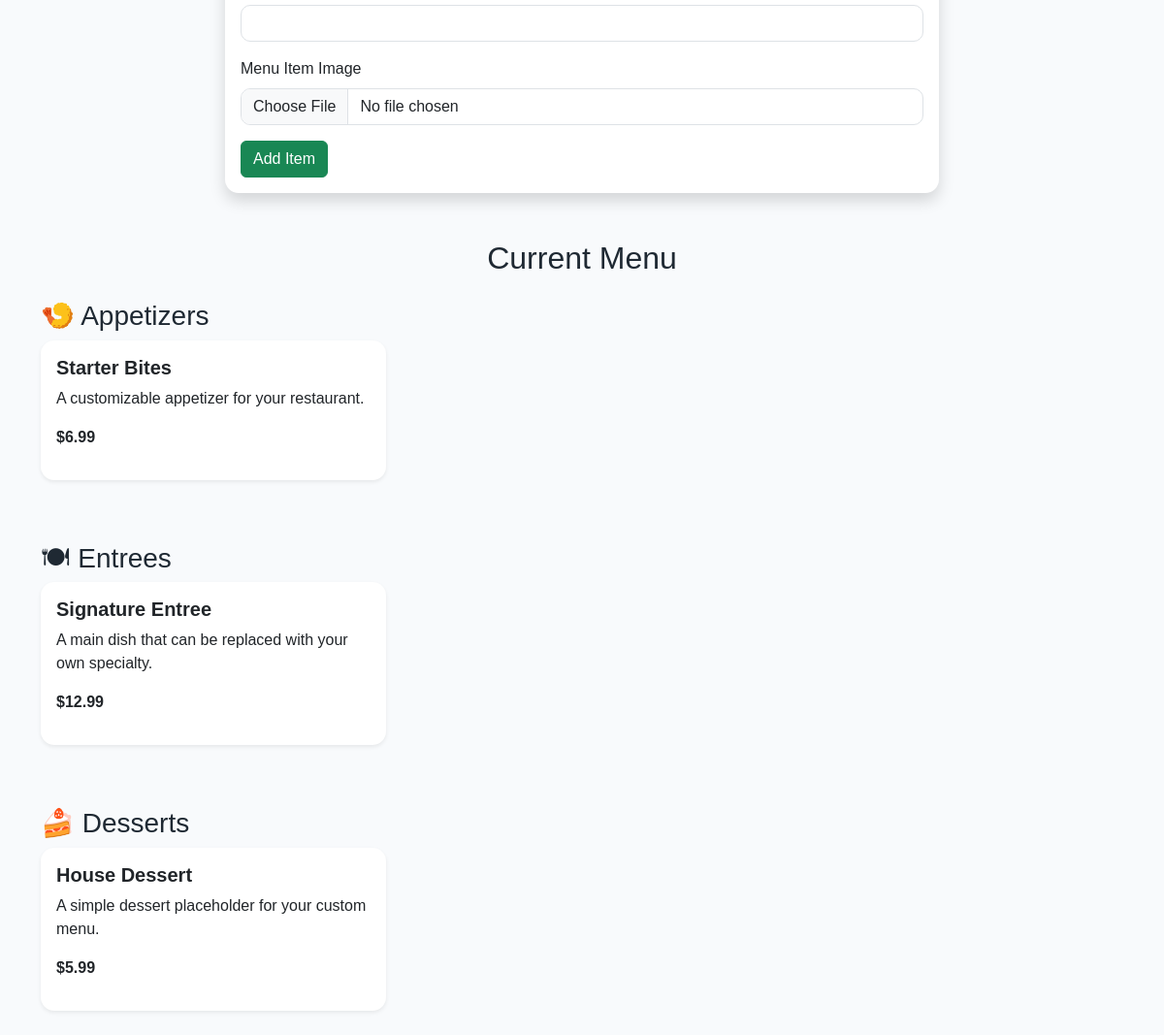
Before: /admin (signed in, middle part) with the older database file.
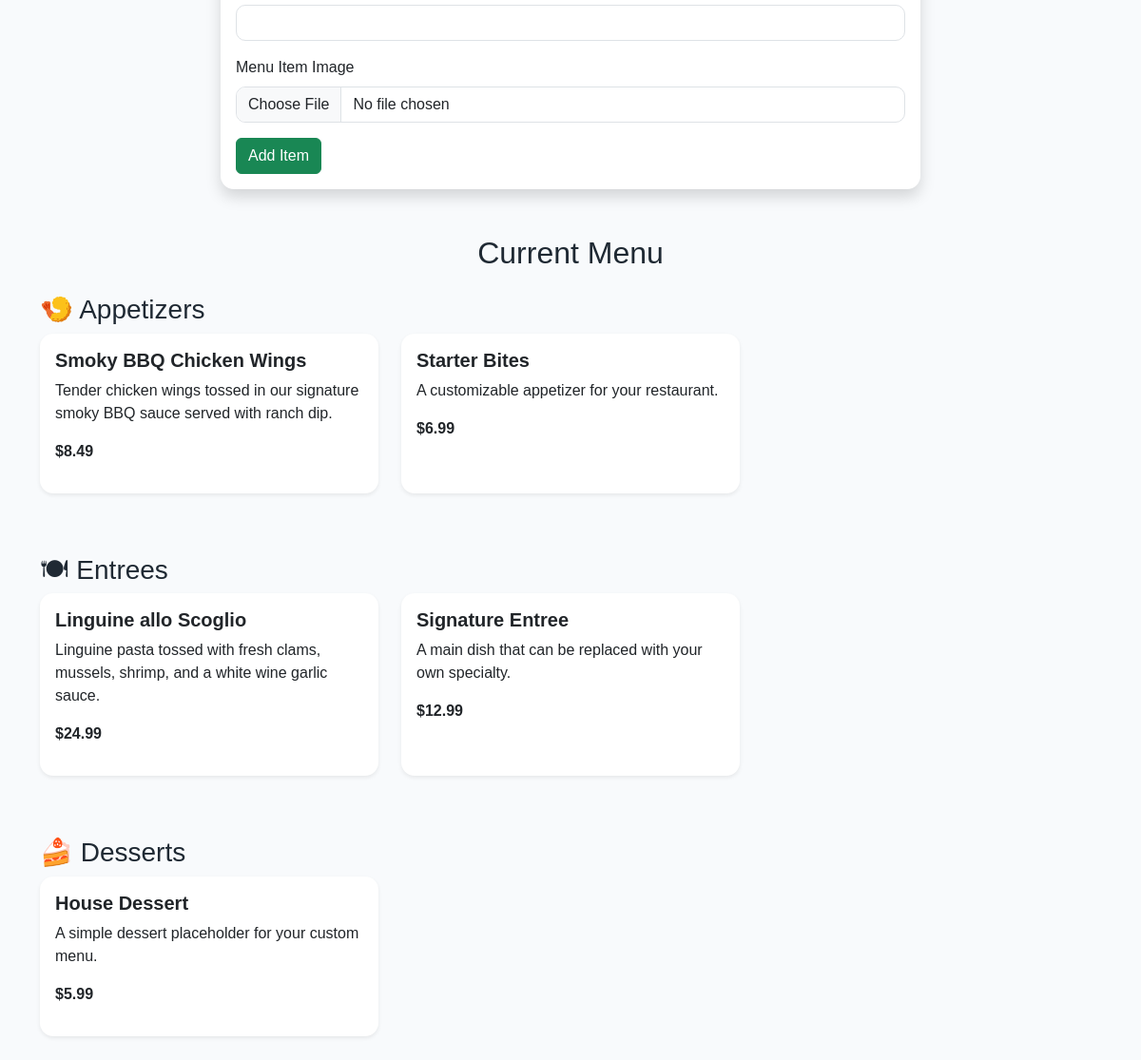
After: the same page with the newer database file.
### app.py (models this page shows)
class Menu(db.Model):
    __tablename__ = "menu"
    menu_id = db.Column(db.Integer, primary_key=True)
    name = db.Column(db.String(150), nullable=False)
    category = db.Column(db.String(100), nullable=False)
    price = db.Column(db.Float, nullable=False)
    description = db.Column(db.Text)
    image_filename = db.Column(db.String(255))
    image_url = db.Column(db.Text)

### app.py (the view, shortened to what this page needs)
@app.route("/admin", methods=["GET", "POST"])
def admin():
    if not session.get("admin_logged_in"):
        flash("Please log in to access the admin panel.", "warning")
        return redirect("/login")
    menu = (
        Menu.query
        .order_by(
            db.case(
                (db.func.lower(Menu.category) == "appetizers", 1),
                (db.func.lower(Menu.category) == "entrees", 2),
                (db.func.lower(Menu.category) == "desserts", 3),
                (db.func.lower(Menu.category) == "beverages", 4),
                else_=5
            ),
            Menu.name
        )
        .all()
    )
    return render_template("admin.html", menu=menu)

### templates/admin.html (shortened to what this page needs)
{% extends "base.html" %}
{% block content %}
<div class="row justify-content-center">
    <div class="col-md-8">
        <div class="card shadow mb-5">
            <div class="card-body">
                <form method="post" action="/admin" enctype="multipart/form-data">
                    <div class="mb-3">
                        <input type="text" name="description" class="form-control" required>
                    </div>
                    <div class="mb-3">
                        <label class="form-label">Menu Item Image</label>
                        <input type="file" name="image" class="form-control">
                    </div>
                    <button type="submit" class="btn btn-success">
                        Add Item
                    </button>
                </form>
            </div>
        </div>
    </div>
</div>
<h2 class="text-center mb-4">Current Menu</h2>
<h3 class="mt-4">🍤 Appetizers</h3>
<div class="row">
    {% for item in menu %}
        {% if item['category'].lower() == 'appetizers' %}
            <div class="col-md-4 mb-3">
                <div class="card h-100 shadow-sm">
                    <div class="card-body">
                        <h5 class="card-title">{{ item['name'] }}</h5>
                        <p class="card-text">
                            {{ item['description'] }}
                        </p>
                        <p>
                            <strong>${{ "%.2f"|format(item['price']) }}</strong>
                        </p>
                    </div>
                </div>
            </div>
        {% endif %}
    {% endfor %}
</div>
<h3 class="mt-5">🍽 Entrees</h3>
<div class="row">
    {% for item in menu %}
        {% if item['category'].lower() == 'entrees' %}
            <div class="col-md-4 mb-3">
                <div class="card h-100 shadow-sm">
                    <div class="card-body">
                        <h5 class="card-title">{{ item['name'] }}</h5>
                        <p class="card-text">
                            {{ item['description'] }}
                        </p>
                        <p>
                            <strong>${{ "%.2f"|format(item['price']) }}</strong>
                        </p>
                    </div>
                </div>
            </div>
        {% endif %}
    {% endfor %}
</div>
<h3 class="mt-5">🍰 Desserts</h3>
<div class="row">
    {% for item in menu %}
        {% if item['category'].lower() == 'desserts' %}
            <div class="col-md-4 mb-3">
                <div class="card h-100 shadow-sm">
                    <div class="card-body">
                        <h5 class="card-title">{{ item['name'] }}</h5>
                        <p class="card-text">
                            {{ item['description'] }}
                        </p>
                        <p>
                            <strong>${{ "%.2f"|format(item['price']) }}</strong>
                        </p>
                    </div>
                </div>
            </div>
        {% endif %}
    {% endfor %}
</div>
{% endblock %}

### templates/base.html (shortened to what this page needs)
<!DOCTYPE html>
<html>
<head>
    <link href="https://cdn.jsdelivr.net/npm/bootstrap@5.3.3/dist/css/bootstrap.min.css" rel="stylesheet">
    <link rel="stylesheet" href="{{ url_for('static', filename='style.css') }}">
</head>
<body>
<main class="container">
    {% block content %}{% endblock %}
</main>
</body>
</html>

### static/style.css (style rules this page uses)
:root { --primary-dark: #1f2933; --primary-orange: #f97316; --primary-yellow: #facc15; --primary-green: #16a34a; --soft-bg: #f8fafc; --card-bg: #ffffff; --text-dark: #1f2933; }
body { background-color: var(--soft-bg); color: var(--text-dark); font-family: Arial, Helvetica, sans-serif; }
.card { border: none; border-radius: 14px; transition: transform 0.2s ease, box-shadow 0.2s ease; }
.card-title { font-weight: 700; }
.form-control, .form-select { border-radius: 10px; }

Changed rows visible on the page:
added Menu: name "Smoky BBQ Chicken Wings", description "Tender chicken wings tossed in our signature smoky BBQ sauce served with ranch dip.", price "8.49", shown under "🍤 Appetizers"
added Menu: name "Linguine allo Scoglio", description "Linguine pasta tossed with fresh clams, mussels, shrimp, and a white wine garlic sauce.", price "24.99", shown under "🍽 Entrees"
